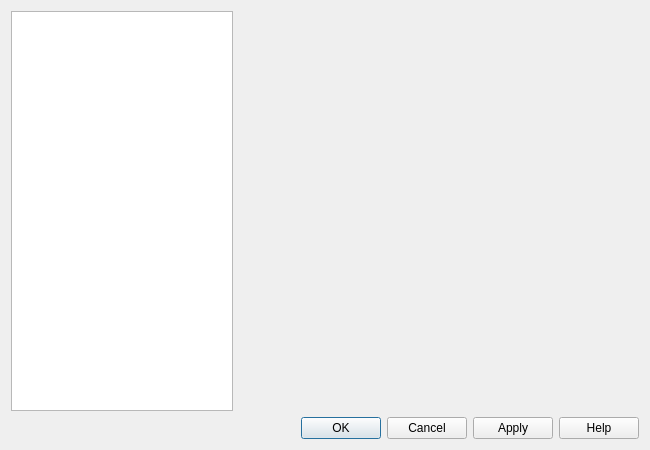
<?xml version="1.0" encoding="UTF-8"?>
<ui version="4.0">
 <class>PreferencesDialog</class>
 <widget class="QDialog" name="PreferencesDialog">
  <property name="geometry">
   <rect>
    <x>0</x>
    <y>0</y>
    <width>650</width>
    <height>450</height>
   </rect>
  </property>
  <property name="windowTitle">
   <string>Dialog</string>
  </property>
  <layout class="QGridLayout" name="gridLayout">
   <item row="0" column="0">
    <widget class="QListWidget" name="sections">
     <property name="sizePolicy">
      <sizepolicy hsizetype="Preferred" vsizetype="Expanding">
       <horstretch>0</horstretch>
       <verstretch>0</verstretch>
      </sizepolicy>
     </property>
     <property name="minimumSize">
      <size>
       <width>150</width>
       <height>0</height>
      </size>
     </property>
     <property name="currentRow">
      <number>-1</number>
     </property>
    </widget>
   </item>
   <item row="0" column="1">
    <widget class="QStackedWidget" name="pages">
     <property name="sizePolicy">
      <sizepolicy hsizetype="Expanding" vsizetype="Preferred">
       <horstretch>0</horstretch>
       <verstretch>0</verstretch>
      </sizepolicy>
     </property>
     <property name="minimumSize">
      <size>
       <width>400</width>
       <height>0</height>
      </size>
     </property>
     <property name="currentIndex">
      <number>-1</number>
     </property>
    </widget>
   </item>
   <item row="1" column="0" colspan="2">
    <widget class="QDialogButtonBox" name="buttonBox">
     <property name="sizePolicy">
      <sizepolicy hsizetype="Expanding" vsizetype="Fixed">
       <horstretch>0</horstretch>
       <verstretch>0</verstretch>
      </sizepolicy>
     </property>
     <property name="orientation">
      <enum>Qt::Horizontal</enum>
     </property>
     <property name="standardButtons">
      <set>QDialogButtonBox::Apply|QDialogButtonBox::Cancel|QDialogButtonBox::Help|QDialogButtonBox::Ok</set>
     </property>
    </widget>
   </item>
  </layout>
 </widget>
 <resources/>
 <connections>
  <connection>
   <sender>buttonBox</sender>
   <signal>rejected()</signal>
   <receiver>PreferencesDialog</receiver>
   <slot>reject()</slot>
   <hints>
    <hint type="sourcelabel">
     <x>558</x>
     <y>394</y>
    </hint>
    <hint type="destinationlabel">
     <x>286</x>
     <y>274</y>
    </hint>
   </hints>
  </connection>
  <connection>
   <sender>buttonBox</sender>
   <signal>accepted()</signal>
   <receiver>PreferencesDialog</receiver>
   <slot>accept()</slot>
   <hints>
    <hint type="sourcelabel">
     <x>558</x>
     <y>394</y>
    </hint>
    <hint type="destinationlabel">
     <x>157</x>
     <y>274</y>
    </hint>
   </hints>
  </connection>
  <connection>
   <sender>sections</sender>
   <signal>currentRowChanged(int)</signal>
   <receiver>pages</receiver>
   <slot>setCurrentIndex(int)</slot>
   <hints>
    <hint type="sourcelabel">
     <x>167</x>
     <y>169</y>
    </hint>
    <hint type="destinationlabel">
     <x>378</x>
     <y>164</y>
    </hint>
   </hints>
  </connection>
 </connections>
</ui>
